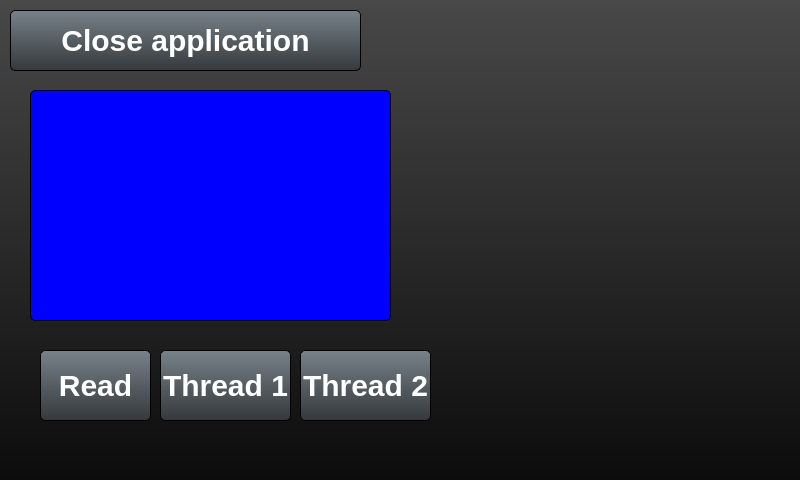
<?xml version="1.0" encoding="UTF-8"?>
<ui version="4.0">
 <class>Application</class>
 <widget class="QWidget" name="Application">
  <property name="geometry">
   <rect>
    <x>0</x>
    <y>0</y>
    <width>800</width>
    <height>480</height>
   </rect>
  </property>
  <property name="windowTitle">
   <string>Application</string>
  </property>
  <property name="styleSheet">
   <string notr="true">/* *********************************************************** */

QWidget#Application {
	background-color: qlineargradient(spread:pad, x1:0, y1:0, x2:0, y2:1, stop:0 rgba(72, 72, 72, 255), stop:1 rgba(12, 12, 12, 255));
}

QWidget {
font-family: &quot;Century gotic&quot; ;
}

QPushButton, QGroupBox, QRadioButton, QComboBox, QSlider, QLCDNumber, QCheckBox, QSpinBox, QLabel, QProgressBar, QLineEdit, QWebView, QTextEdit, QDoubleSpinBox
{
border-width: 1px;
border-radius: 5px;
border-color: black;
border-style: outset;
color: white;
}


QPushButton
{
font: bold 30px;
}

QPushButton:on {
background-color: qlineargradient(spread:pad, x1:0, y1:0, x2:0, y2:1, stop:0 rgba(253, 172, 0, 255), stop:1 rgba(195, 95, 0, 255));
}

QPushButton:!on{
background-color: qlineargradient(spread:pad, x1:0, y1:0, x2:0, y2:1, stop:0 rgba(119, 130, 137, 255), stop:1 rgba(53, 57, 60, 255));
}


/* *********************************************************** */

QGroupBox {

background-color: qlineargradient(spread:pad, x1:0, y1:0, x2:0, y2:1, stop:0 rgba(119, 130, 137, 255), stop:1 rgba(53, 57, 60, 255));
font: bold 16px;
color: black;
margin-top: 1.5ex; /* leave space at the top for the title */
}

QGroupBox::title {
subcontrol-origin: margin;
subcontrol-position: top center; 
padding: 2 10px;                         
border-width: 1px;
border-radius: 5px;
border-color: black;
border-style: outset;
color: white;

background-color: qlineargradient(spread:pad, x1:0, y1:0, x2:0, y2:1, stop:0 rgba(253, 172, 0, 255), stop:1 rgba(195, 95, 0, 255));
 }

/* *********************************************************** */

QRadioButton {
border: none;
background: none;
}

 QRadioButton::indicator::unchecked {
     image: url(:/Images/Grey.png);
 }

 QRadioButton::indicator:unchecked:pressed {
     image: url(:/Images/Grey.png);
 }

 QRadioButton::indicator::checked {
     image: url(:/Images/Yellow.png);
 }

 QRadioButton::indicator:checked:pressed {
     image: url(:/Images/Yellow.png);
 }

/* *********************************************************** */



/* *********************************************************** */

QComboBox {

background-color: qlineargradient(spread:pad, x1:0, y1:0, x2:0, y2:1, stop:0 rgba(119, 130, 137, 255), stop:1 rgba(53, 57, 60, 255));
font: bold 16px;
padding: 1px 18px 1px 3px;

}


 QComboBox::down-arrow {
     image: url(:/Images/buttonDown.png);
 }


 QComboBox:on { /* shift the text when the popup opens */
     padding-top: 13px;
     padding-left: 14px;
 }

 QComboBox::drop-down {
     subcontrol-origin: padding;
     subcontrol-position: top right;
     width: 30px;
     border-top-right-radius: 0px; 
     border-bottom-right-radius: 10px;
 }


QComboBox QAbstractItemView {
selection-background-color: lightgray;
background-color: grey;
background-clip: blue;
border-width: 2px;
border-radius: 0px;
border-color: black;
border-style: outset;
font: bold 16px;
color: white;
padding: 15px 4px;
 }


 QComboBox::down-arrow:on { /* shift the arrow when popup is open */
     top: 1px;
     left: 1px;
 }


QComboBox QScrollBar:vertical {
      border: 1px outset black;
	 background: qlineargradient(spread:pad, x1:0, y1:0, x2:0, y2:1, stop:0 rgba(173, 173, 173, 255), 			stop:1 rgba(95, 95, 95, 255));
      width: 25px;
      margin: 22px 0 22px 0;
	border-radius: 2px;
padding: 5px 2px;
  }

QComboBox QScrollBar::handle:vertical {
      background: qlineargradient(spread:pad, x1:0, y1:0.034, x2:0, y2:1, stop:0.0282486 rgba(255, 212, 73, 255), stop:0.505682 rgba(255, 212, 73, 255), stop:0.517045 rgba(255, 194, 66, 255), stop:1 rgba(255, 141, 0, 255));
      min-height: 25px;
  }

QComboBox  QScrollBar::add-line:vertical {
      height: 25px;
      subcontrol-position: bottom;
      subcontrol-origin: margin;
background: none;
      margin: 2px 0 2px 0;
  }

QComboBox  QScrollBar::sub-line:vertical {

      height: 20px;
      subcontrol-position: top;
      subcontrol-origin: margin;
background: none;
      margin: 2px 0 2px 0;
  }


QComboBox  QScrollBar::up-arrow:vertical {
     image: url(:/Images/buttonUp.png);
  }
QComboBox QScrollBar::down-arrow:vertical {
     image: url(:/Images/buttonDown.png);
}

QComboBox  QScrollBar::add-page:vertical, QScrollBar::sub-page:vertical {
      background: none;
  }



/* *********************************************************** */
QSlider::groove:horizontal { 
border: 1px solid #999999;
height: 5px; 
background: rgb(52, 52, 52);
margin: 2px 2;
left: 8px;
right: 8px;
}

QSlider::handle:horizontal {
background: qlineargradient(spread:pad, x1:0, y1:0, x2:1, y2:0, stop:0 rgba(119, 130, 137, 255), stop:1 rgba(53, 57, 60, 255));
border-width: 1px;
border-radius: 5px;
border-color: black;
border-style: outset;
width: 50px;
margin: -25px 0; /* handle is placed by default on the contents rect of the groove. Expand outside the groove */

}

QSlider::sub-page:horizontal {
background: qlineargradient(spread:pad, x1:0, y1:0, x2:0, y2:1, stop:0 rgba(253, 172, 0, 255), stop:1 rgba(195, 95, 60, 255));
border: 1px solid #777;
border-radius: 2px;
border: 1px solid RGB(50,50,50);
}

QSlider::add-page:horizontal {
background: qlineargradient(spread:pad, x1:0, y1:0, x2:0, y2:1, stop:0 rgba(72, 72, 72, 255), stop:1 rgba(12, 12, 12, 255));
border: 1px solid black;
border-radius: 2px;
}

QSlider {
background-color: qlineargradient(spread:pad, x1:0, y1:0, x2:0, y2:1, stop:0 rgba(119, 130, 137, 255), stop:1 rgba(53, 57, 60, 255));
/*border-top-left-radius: 0px; 
border-bottom-left-radius: 0px; */
}



/* *********************************************************** */
QSlider::groove:vertical { 
border: 1px solid #999999;
width: 10px; 
background: rgb(52, 52, 52);
margin: 5 0 5 0px;
left: 8px;
right: 8px;
}

QSlider::handle:vertical {
background: qlineargradient(spread:pad, x1:0, y1:0, x2:1, y2:0, stop:0 rgba(119, 130, 137, 255), stop:1 rgba(53, 57, 60, 255));
border-width: 1px;
border-radius: 5px;
border-color: black;
border-style: outset;
height: 50px;
margin:  0 -25; /* handle is placed by default on the contents rect of the groove. Expand outside the groove */

}

QSlider::sub-page:vertical {
background: qlineargradient(spread:pad, x1:0, y1:0, x2:0, y2:1, stop:0 rgba(253, 172, 0, 255), stop:1 rgba(195, 95, 60, 255));
border: 1px solid #777;
border-radius: 2px;
border: 1px solid RGB(50,50,50);
margin:  5 0 0 0px;
}

QSlider::add-page:vertical {
background: qlineargradient(spread:pad, x1:0, y1:0, x2:0, y2:1, stop:0 rgba(72, 72, 72, 255), stop:1 rgba(12, 12, 12, 255));
border: 1px solid black;
border-radius: 2px;
margin:  0 0 5 0px;
}



/* *********************************************************** */

QLCDNumber {
background-color: qlineargradient(spread:pad, x1:0, y1:0, x2:0, y2:1, stop:0 rgba(119, 130, 137, 255), stop:1 rgba(53, 57, 60, 255));
color: white;
text-align: center;

}


/* *********************************************************** */

QLabel {
background: none;
color: rgba(171,171,171,255);
border-style: none;
font: 14px;
}

/* *********************************************************** */

QSpinBox
{
background-color: qlineargradient(spread:pad, x1:0, y1:0, x2:0, y2:1, stop:0 rgba(119, 130, 137, 255), stop:1 rgba(53, 57, 60, 255));
font:  30px;
padding-left: 15px;
}

QSpinBox::up-button {
     subcontrol-origin: border;
     subcontrol-position: top right; /* position at the top right corner */
     width: 30px; 
     border-width: 1px;
     border-left-color: black;
     border-left-style: outset; 

 }
 QSpinBox::down-button {
     subcontrol-origin: border;
     subcontrol-position: bottom right; /* position at bottom right corner */

     width: 30px;
     border-width: 1px;
     border-left-color: black;
     border-left-style: outset; 
 }


 QSpinBox::up-arrow {
     image: url(:/Images/buttonUp.png);
     width: 25px;
     height: 25px;
 }
 QSpinBox::down-button:pressed {
     top: 1px;
     left: 1px;}
 QSpinBox::up-button:pressed {
     top: 1px;
     left: 1px;}
 QSpinBox::down-arrow {
     image: url(:/Images/buttonDown.png);
     width: 25px;
     height: 25px;
 }
/* *********************************************************** */

QDoubleSpinBox
{
background-color: qlineargradient(spread:pad, x1:0, y1:0, x2:0, y2:1, stop:0 rgba(119, 130, 137, 255), stop:1 rgba(53, 57, 60, 255));
font:  30px;
padding-left: 15px;
}

QDoubleSpinBox::up-button {
     subcontrol-origin: border;
     subcontrol-position: top right; /* position at the top right corner */
     width: 30px; 
     border-width: 1px;
     border-left-color: black;
     border-left-style: outset; 

 }
 QDoubleSpinBox::down-button {
     subcontrol-origin: border;
     subcontrol-position: bottom right; /* position at bottom right corner */

     width: 30px;
     border-width: 1px;
     border-left-color: black;
     border-left-style: outset; 
 }


 QDoubleSpinBox::up-arrow {
     image: url(:/Images/buttonUp.png);
     width: 25px;
     height: 25px;
 }
 QDoubleSpinBox::down-button:pressed {
     top: 1px;
     left: 1px;}
 QDoubleSpinBox::up-button:pressed {
     top: 1px;
     left: 1px;}
 QDoubleSpinBox::down-arrow {
     image: url(:/Images/buttonDown.png);
     width: 25px;
     height: 25px;
 }



/* *********************************************************** */

QCheckBox {
spacing: 5px;
background-color: qlineargradient(spread:pad, x1:0, y1:0, x2:0, y2:1, stop:0 rgba(119, 130, 137, 255), stop:1 rgba(53, 57, 60, 255));
font: bold 14px;
padding: 0px 0px 0px 5px;
}

QCheckBox::indicator {
width: 25px;
height: 25px;
border-width: 1px;
border-radius: 5px;
border-color: black;
border-style: outset;

background: qradialgradient(spread:repeat, cx:0.5, cy:0.5, radius:0.689, fx:0.504926, fy:0.5, stop:0 rgba(253, 172, 0, 255), stop:0.528302 rgba(253, 173, 0, 255), stop:0.669951 rgba(253, 172, 0, 255), stop:1 rgba(195, 95, 0, 255));


 }


 QCheckBox::indicator:unchecked {
     image: none;
 }


 QCheckBox::indicator:unchecked:pressed {
     image: url(:/Images/ok.png);
 }

 QCheckBox::indicator:checked {
     image: url(:/Images/ok.png);
 }


 QCheckBox::indicator:checked:pressed {
     image: none;
 }



/* *********************************************************** */

 QProgressBar {
background-color: qlineargradient(spread:pad, x1:0, y1:0, x2:0, y2:1, stop:0 rgba(119, 130, 137, 255), stop:1 rgba(53, 57, 60, 255));
text-align: center;
font: bold 14px;
 }

 QProgressBar::chunk {
background-color: qlineargradient(spread:pad, x1:0, y1:0, x2:0, y2:1, stop:0 rgba(253, 172, 0, 255), stop:1 rgba(195, 95, 0, 255));
width: 5px;
margin: 0.5px;
}

/* *********************************************************** */

QTabWidget::pane 
{
     border-top: 2px solid #C2C7CB;
 }

QTabWidget::tab-bar {
left: 2px; 
border-style: none;
 }

 QTabBar::tab {
border: black;
border-style: outset;
border-width: 1px;
font: 30px;
border-top-left-radius: 5px;
border-top-right-radius: 5px;
min-width: 150px;
min-height:40px;
padding: 2px;
color: white;

 }


QTabBar::tab:selected {
background: qlineargradient(spread:pad, x1:0, y1:0, x2:0, y2:1, stop:0 rgba(253, 172, 0, 255), stop:1 rgba(195, 95, 0, 255));
 }

QTabBar::tab:!selected {
background:  qlineargradient(spread:pad, x1:0, y1:0, x2:0, y2:1, stop:0 rgba(119, 130, 137, 255), stop:1 rgba(53, 57, 60, 255));
 }

/* ***********************************************************/ 

QListView {
background-color: qlineargradient(spread:pad, x1:0, y1:0, x2:0, y2:1, stop:0 rgba(119, 130, 137, 255), stop:1 rgba(53, 57, 60, 255));
border-width: 1px;
border-radius: 5px;
border-color: black;
border-style: outset;
font: bold 24px;
padding: 8 8px;
color: white;
 }

 QListView::item {
background-color: rgba(0,0,0,0);
 }

 QListView::item:selected {
 background: qlineargradient(spread:pad, x1:0, y1:0, x2:0, y2:1, stop:0 rgba(253, 172, 0, 255), stop:1 rgba(195, 95, 0, 255));
 }

 QListView::item:selected:!active {
 background: qlineargradient(spread:pad, x1:0, y1:0, x2:0, y2:1, stop:0 rgba(253, 172, 0, 255), stop:1 rgba(195, 95, 0, 255));
 }

 QListView::item:selected:active {
 background: qlineargradient(spread:pad, x1:0, y1:0, x2:0, y2:1, stop:0 rgba(253, 172, 0, 255), stop:1 rgba(195, 95, 0, 255));
 }

 QListView::item:hover {
     color: qlineargradient(spread:pad, x1:0, y1:0, x2:0, y2:1, stop:0 rgba(253, 172, 0, 255), stop:1 rgba(195, 95, 0, 255));
 }

/* *********************************************************** */

/* *********************************************************** */ 

QTableWidget {
show-decoration-selected: 1; /* make the selection span the entire width of the view */
background-color: qlineargradient(spread:pad, x1:0, y1:0, x2:0, y2:1, stop:0 rgba(119, 130, 137, 255), stop:1 rgba(53, 57, 60, 255));
border-width: 1px;
border-radius: 5px;
border-color: black;
border-style: outset;
font: bold 24px;
color: white;
padding: 8 8px;
background-attachment: fixed;
}

QTableView QTableCornerButton::section {
background: qlineargradient(spread:pad, x1:0, y1:0, x2:0, y2:1, stop:0 rgba(253, 172, 0, 255), stop:1 rgba(195, 95, 0, 255));
border: 1px outset black;
}

QTableWidget::item {
background-color: rgba(119, 130, 137, 255);
}


QTableWidget::item:selected {
border: 1px solid #6a6ea9;
}

QTableWidget::item:selected:!active {
background: rgba(119, 130, 137, 255);
border: 1px solid #6a6ea9;
}

QTableWidget::item:selected:active {
background: qlineargradient(spread:pad, x1:0, y1:0, x2:0, y2:1, stop:0 rgba(253, 172, 0, 255), stop:1 rgba(195, 95, 0, 255));
}

QTableWidget::item:hover {
background: qlineargradient(x1: 0, y1: 0, x2: 0, y2: 1,
stop: 0 #FAFBFE, stop: 1 #DCDEF1);
}

QHeaderView::section {
background-color:  qlineargradient(x1:0, y1:0, x2:0, y2:1,
stop:0 #616161, stop: 0.5 #505050,
stop: 0.6 #434343, stop:1 #656565);
color: white;
padding-left: 3px;
border-left:  1px solid black;/*1px solid #6c6c6c;*/
border-right:1px solid black;
border-top: none;
border-bottom: 1px solid black;

}

/* *********************************************************** */

QScrollBar:horizontal {
border: 1px solid black;
background: qlineargradient(spread:pad, x1:0, y1:0, x2:0, y2:1, stop:0 rgba(26, 26, 26, 255), stop:1 rgba(61, 61, 61, 255));
height: 15px;
margin: 0px 0px 0 0px;
border-radius: 5px;
}

QScrollBar::handle:horizontal {
background: qlineargradient(spread:pad, x1:0, y1:0, x2:0, y2:1, stop:0 rgba(253, 170, 0, 255), stop:1 rgba(195, 95, 0, 255));
min-width: 10px;
border-radius: 5px;
}

QScrollBar::add-line:horizontal {
background: blue;
width: 0px;
subcontrol-position: bottom right;
subcontrol-origin: margin;
border: 0px solid black;
border-radius: 5px;
}

QScrollBar::sub-line:horizontal {
background: blue;
width: 0px;
subcontrol-position: bottom left;
subcontrol-origin: margin;
border:0px solid black;
border-radius: 5px;
}

QScrollBar:left-arrow:horizontal, QScrollBar::right-arrow:horizontal {
width: 5px;
height: 5px;
background: solid;
}

QScrollBar::add-page:horizontal, QScrollBar::sub-page:horizontal {
background: none;

}
/* *********************************************************** */

QScrollBar:vertical {
border: 1px solid black;
background: qlineargradient(spread:pad, x1:0, y1:0, x2:0, y2:1, stop:0 rgba(26, 26, 26, 255), stop:1 rgba(61, 61, 61, 255));;
height: 15px;
margin: 0px 0px 0 0px;
border-radius: 5px;
}

QScrollBar::handle:vertical {
background: qlineargradient(spread:pad, x1:0, y1:0, x2:0, y2:1, stop:0 rgba(253, 170, 0, 255), stop:1 rgba(195, 95, 0, 255));
min-width: 10px;
border-radius: 5px;
}

QScrollBar::add-line:vertical {
background: blue;
width: 0px;
subcontrol-position: bottom right;
subcontrol-origin: margin;
border: 0px solid black;
border-radius: 5px;
}

QScrollBar::sub-line:vertical {
background: blue;
width: 0px;
subcontrol-position: bottom left;
subcontrol-origin: margin;
border:0px solid black;
border-radius: 5px;
}

QScrollBar:left-arrow:vertical, QScrollBar::right-arrow:vertical {
width: 5px;
height: 5px;
background: solid;
}

QScrollBar::add-page:vertical, QScrollBar::sub-page:vertical {
background: none;

}

/* *********************************************************** */





/* *********************************************************** */



/* *********************************************************** */







</string>
  </property>
  <widget class="QPushButton" name="pushButtonClose">
   <property name="geometry">
    <rect>
     <x>10</x>
     <y>10</y>
     <width>351</width>
     <height>61</height>
    </rect>
   </property>
   <property name="focusPolicy">
    <enum>Qt::NoFocus</enum>
   </property>
   <property name="text">
    <string>Close application</string>
   </property>
  </widget>
  <widget class="QTextEdit" name="textEdit">
   <property name="geometry">
    <rect>
     <x>30</x>
     <y>90</y>
     <width>361</width>
     <height>231</height>
    </rect>
   </property>
   <property name="styleSheet">
    <string notr="true">QTextEdit#textEdit
{
color:rgb(0, 0, 0);
background-color: blue;
}</string>
   </property>
   <property name="html">
    <string>&lt;!DOCTYPE HTML PUBLIC &quot;-//W3C//DTD HTML 4.0//EN&quot; &quot;http://www.w3.org/TR/REC-html40/strict.dtd&quot;&gt;
&lt;html&gt;&lt;head&gt;&lt;meta name=&quot;qrichtext&quot; content=&quot;1&quot; /&gt;&lt;style type=&quot;text/css&quot;&gt;
p, li { white-space: pre-wrap; }
&lt;/style&gt;&lt;/head&gt;&lt;body style=&quot; font-family:'Century gotic'; font-size:11pt; font-weight:400; font-style:normal;&quot;&gt;
&lt;p style=&quot;-qt-paragraph-type:empty; margin-top:0px; margin-bottom:0px; margin-left:0px; margin-right:0px; -qt-block-indent:0; text-indent:0px;&quot;&gt;&lt;br /&gt;&lt;/p&gt;&lt;/body&gt;&lt;/html&gt;</string>
   </property>
  </widget>
  <widget class="QPushButton" name="pushButton">
   <property name="geometry">
    <rect>
     <x>40</x>
     <y>350</y>
     <width>111</width>
     <height>71</height>
    </rect>
   </property>
   <property name="text">
    <string>Read</string>
   </property>
  </widget>
  <widget class="QPushButton" name="pushButton_2">
   <property name="geometry">
    <rect>
     <x>160</x>
     <y>350</y>
     <width>131</width>
     <height>71</height>
    </rect>
   </property>
   <property name="text">
    <string>Thread 1</string>
   </property>
  </widget>
  <widget class="QPushButton" name="pushButton_3">
   <property name="geometry">
    <rect>
     <x>300</x>
     <y>350</y>
     <width>131</width>
     <height>71</height>
    </rect>
   </property>
   <property name="text">
    <string>Thread 2</string>
   </property>
  </widget>
 </widget>
 <layoutdefault spacing="6" margin="11"/>
 <resources/>
 <connections>
  <connection>
   <sender>pushButtonClose</sender>
   <signal>clicked()</signal>
   <receiver>Application</receiver>
   <slot>close()</slot>
   <hints>
    <hint type="sourcelabel">
     <x>605</x>
     <y>400</y>
    </hint>
    <hint type="destinationlabel">
     <x>399</x>
     <y>239</y>
    </hint>
   </hints>
  </connection>
 </connections>
</ui>
